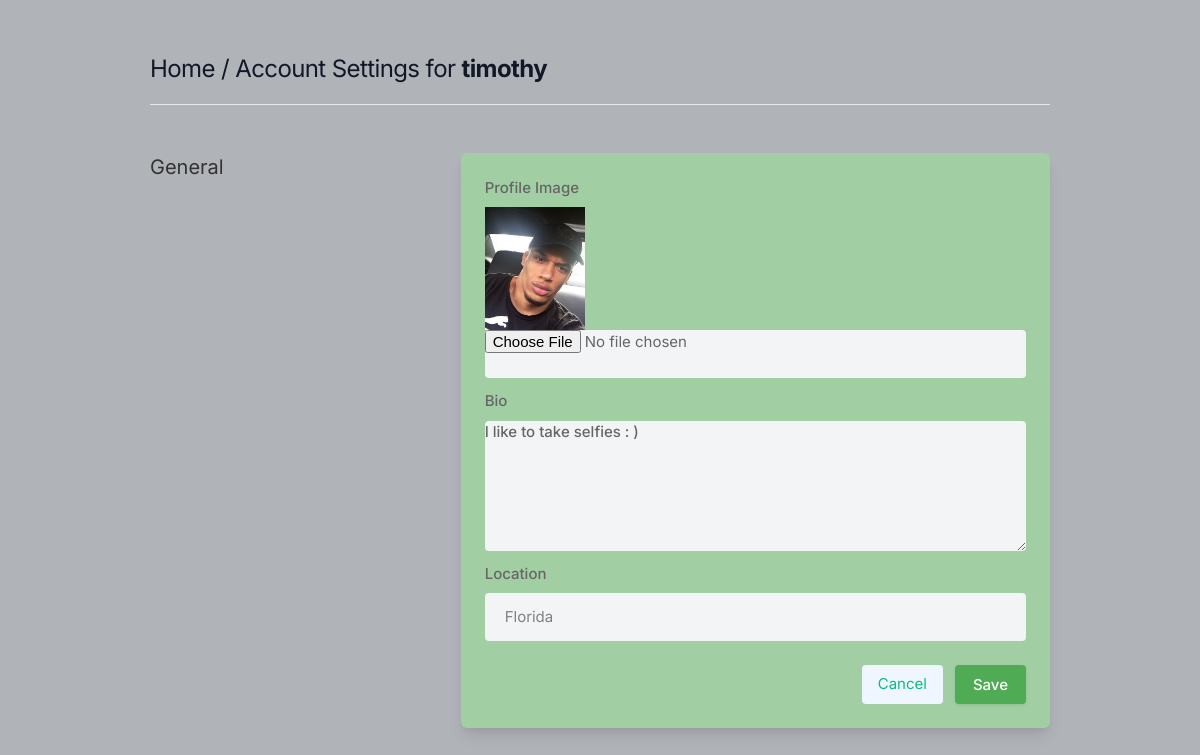
The app's page /settings (signed in) with its own data.
### core/models.py (models this page shows, shortened)
class Profile(models.Model):
    user = models.ForeignKey(User, on_delete=models.CASCADE)
    id_user = models.IntegerField()
    bio = models.TextField(blank=True)
    profileimg = models.ImageField(upload_to='profile_images', default='blank-profile-picture.png')
    location = models.CharField(max_length=100, blank=True)

### core/views.py (the view, shortened to what this page needs)
# urls.py: path('settings', views.settings, name='settings'),
@login_required(login_url='signin')
def settings(request):
    user_profile = Profile.objects.get(user=request.user)
    return render(request, 'setting.html', {'user_profile': user_profile})

### templates/setting.html (shortened to what this page needs)
{% load static %}
<!DOCTYPE html>
<html lang="en">
<head>
    <link rel="stylesheet" href="{% static 'assets/css/icons.css' %}">
    <link rel="stylesheet" href="{% static 'assets/css/uikit.css' %}">
    <link rel="stylesheet" href="{% static 'assets/css/style.css' %}">
    <link rel="stylesheet" href="{% static 'assets/css/tailwind.css' %}">
</head>
<body>
            <div class="container m-auto">
                <h1 class="text-2xl leading-none text-gray-900 tracking-tight mt-3"><a href="/">Home</a> / Account Settings for <b>{{user.username}}</b> </h1>
                <br>
                <hr>
                <div class="grid lg:grid-cols-3 mt-12 gap-8">
                    <div>
                        <h3 class="text-xl mb-2"> General</h3>
                    </div>
                    <div class="bg-white rounded-md lg:shadow-lg shadow col-span-2">
                    <form action="" method="POST" enctype="multipart/form-data">
                       <div class="grid grid-cols-2 gap-3 lg:p-6 p-4">
                            <div class="col-span-2">
                                <label for=""> Profile Image</label>
                                <img width="100" height="100" src="{{user_profile.profileimg.url}}" />
                                <input type="file" name="image" value="" class="shadow-none bg-gray-100">
                            </div>
                            <div class="col-span-2">
                                <label for="about">Bio</label>
                                <textarea id="about" name="bio" rows="3"  class="shadow-none bg-gray-100">{{user_profile.bio}}</textarea>
                            </div>
                            <div class="col-span-2">
                                <label for=""> Location</label>
                                <input type="text" name="location" value="{{user_profile.location}}" class="shadow-none bg-gray-100">
                            </div>
                       </div>
                       <div class="bg-gray-10 p-6 pt-0 flex justify-end space-x-3">
                           <button class="p-2 px-4 rounded bg-blue-50 text-green-500"> <a href="/">Cancel</a> </button>
                           <button type="submit" class="button bg-green-500 text-white-500" onclick="showConfirmation()"> <a href="/">Save</a> </button>
                       </div>
                    </form>
                    </div>
                    </div>
                    <br>
                </div>
</body>
</html>

### static/assets/css/style.css (style rules this page uses)
body { background-color: #B0B3B8!important; }
button { vertical-align: middle; }
span.button, button.button { background-color: #50ac54; top: 0; color: #fff; position: relative; padding: 8px 18px; line-height: 22px; position: relative; font-weight: 500; font-size: 15px; display: inline-block; -webkit-transition: all 0.2s ease-in-out; transition: all 0.2s ease-in-out; cursor: pointer; overflow: hidden; border: none; border-radius: 4px; -webkit-box-shadow: 0 1px 3px rgba(0, 0, 0, 0.1); box-shadow: 0 1px 3px rgba(0, 0, 0, 0.1); }
input { height: 48px; line-height: 48px; padding: 0 20px; outline: none; font-size: 15px; color: #808080; max-width: 100%; width: 100%; -webkit-box-sizing: border-box; box-sizing: border-box; display: block; font-weight: 400; opacity: 1; border-radius: 4px; border: none; -webkit-box-shadow: 0 1px 4px 0px rgba(0, 0, 0, 0.12); box-shadow: 0 1px 4px 0px rgba(0, 0, 0, 0.12); }
input[type="text"], input[type="password"], input[type="email"], input[type="number"] { height: 48px; line-height: 48px; padding: 0 20px; outline: none; font-size: 15px; color: #808080; max-width: 100%; width: 100%; -webkit-box-sizing: border-box; box-sizing: border-box; display: block; font-weight: 400; opacity: 1; border-radius: 4px; border: none; -webkit-box-shadow: 0 1px 4px 0px rgba(0, 0, 0, 0.12); box-shadow: 0 1px 4px 0px rgba(0, 0, 0, 0.12); }
textarea { height: 48px; line-height: 48px; padding: 0 20px; outline: none; font-size: 15px; color: #808080; margin: 0 0 16px 0; max-width: 100%; width: 100%; -webkit-box-sizing: border-box; box-sizing: border-box; display: block; background-color: #fff; font-weight: 500; opacity: 1; border-radius: 4px; border: none; -webkit-box-shadow: 0 1px 4px 0px rgba(0, 0, 0, 0.12); box-shadow: 0 1px 4px 0px rgba(0, 0, 0, 0.12); }
input { -webkit-transition: all 0.1s ease-in-out; transition: all 0.1s ease-in-out; }
::placeholder { color: #808080; opacity: 1; }
textarea { height: auto; line-height: 27px; padding: 20px; min-height: 130px; -webkit-transition: none !important; transition: none !important; min-width: 100%; }
label, legend { display: block; font-weight: bold; font-size: 15px; font-weight: 500; margin-bottom: 8px; }
button { border: none; margin: 0; padding: 0; width: auto; overflow: visible; background: transparent; color: inherit; font: inherit; line-height: normal; cursor: pointer; }
a { color: #50ac54; -webkit-transition: 0.3s; transition: 0.3s; outline: none !important; }
button { outline: none !important; }
img { max-width: 100%; }
body { color: #666; font-size: 15px; line-height: 27px; background-color: #f0f2f5; font-family: "Inter", sans-serif; text-transform: none; }
h1, h2, h3, h4, h5, h6 { font-family: "Inter", sans-serif; text-transform: none; }
input[type="text"], input[type="password"], input[type="email"] { font-family: "Inter", sans-serif; text-transform: none; }
textarea, select { font-family: "Inter", sans-serif; text-transform: none; }
button, body .pac-container { font-family: "Inter", sans-serif; text-transform: none; }
h1, h2, h3, h4, h5, h6 { color: #333; font-weight: 500; margin: 0; padding: 0; }
h1 { font-size: 32px; }
h3 { font-size: 22px; }
b, strong { font-weight: 700 !important; }
@media (min-width: 1024px) { .container { max-width: 900px !important; padding-top: 45px; } }
.shadow-none { -webkit-box-shadow: none !important; box-shadow: none !important; }

### templates/setting.html (style rules this page uses)
.bg-white { background-color: #a2cea4; }

### records on screen
Profile: profileimg (picture), bio "I like to take selfies : )", location "Florida"

### other values on screen
{{ user.username }} "timothy"
